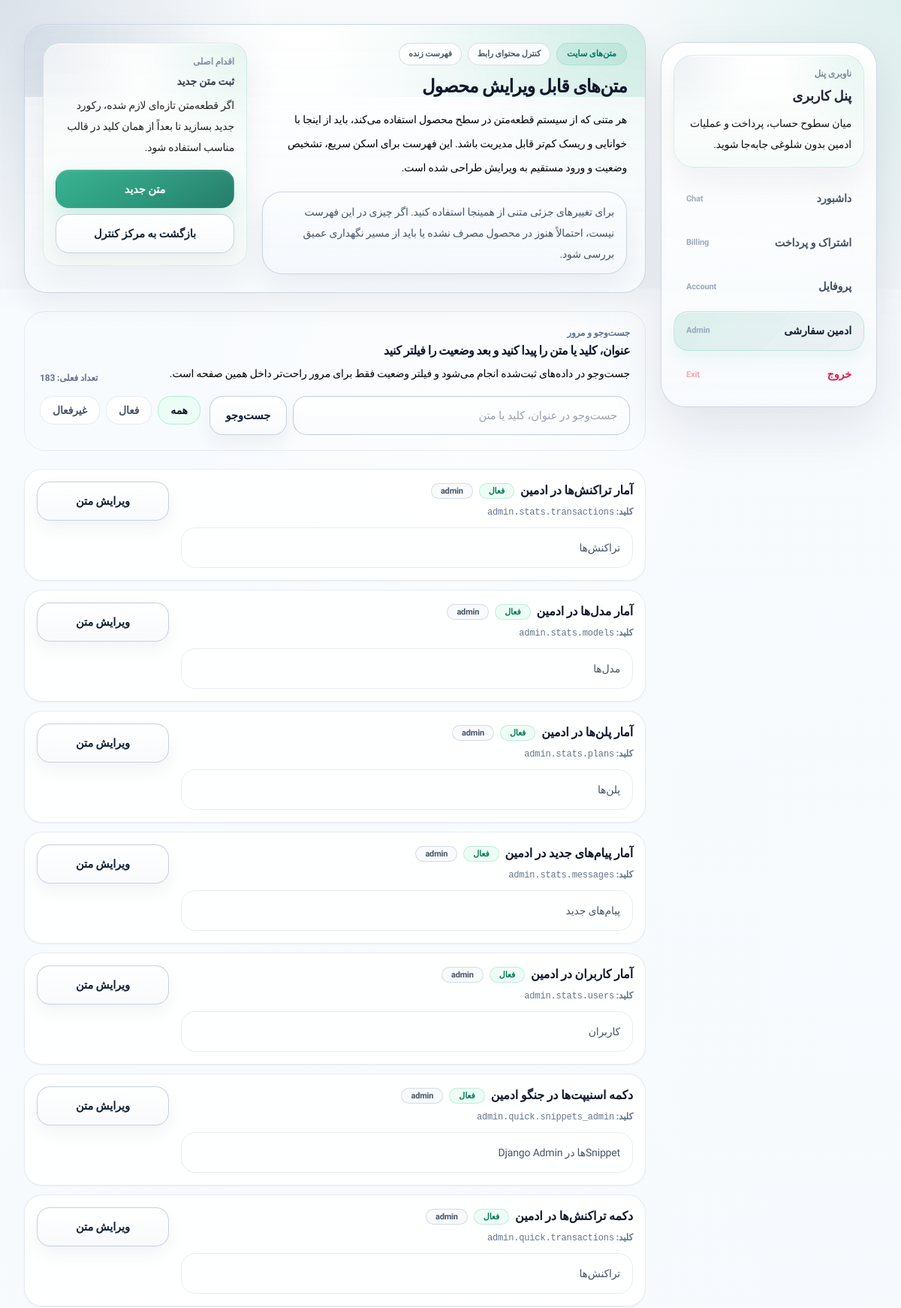
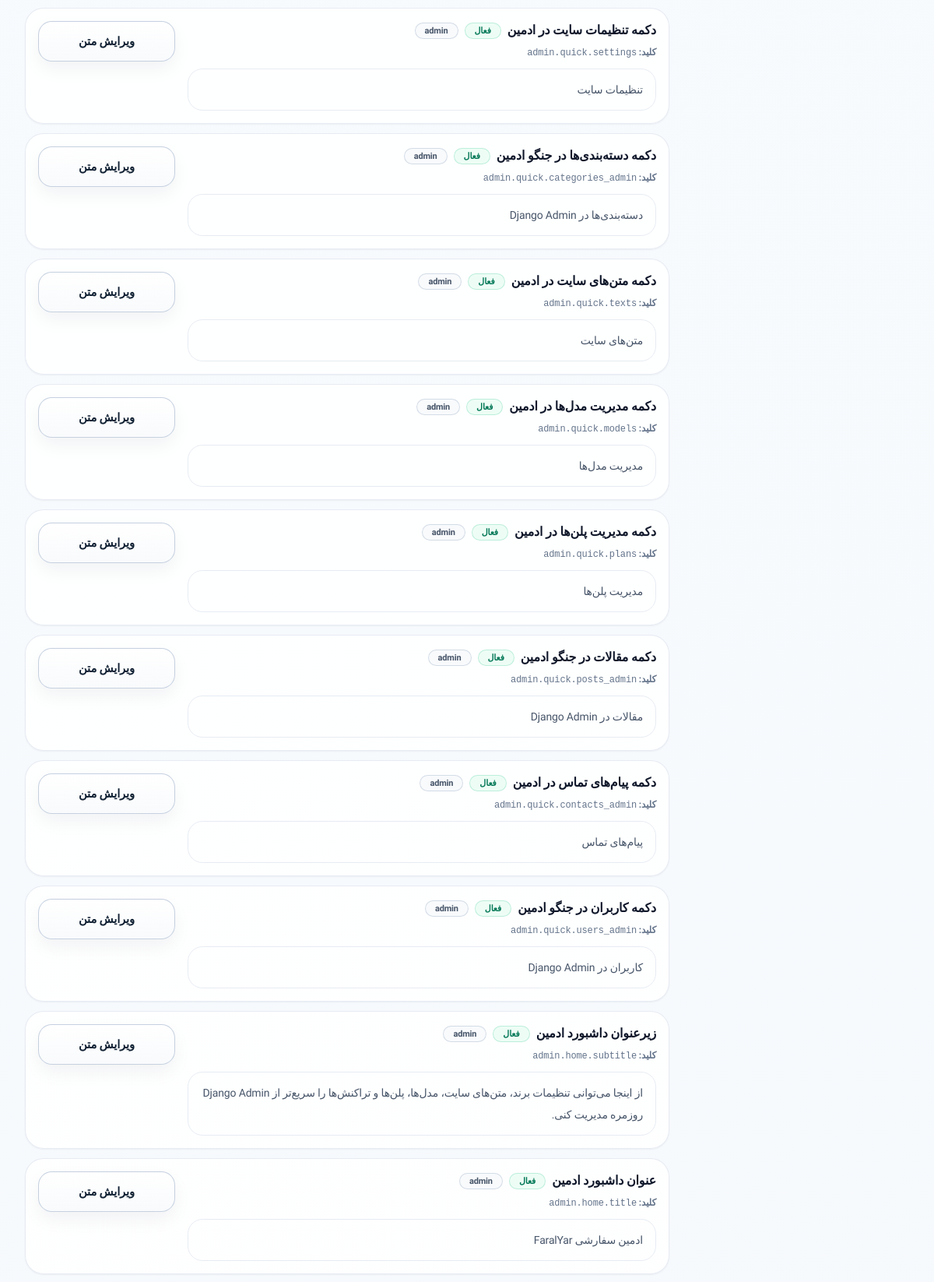
/dashboard/admin-panel/texts/ (signed in, upper part), run on the app's committed database (2 pictures, top to bottom).
### core/models.py (models this page shows, shortened)
class TimeStampedModel(models.Model):
    created_at = models.DateTimeField(auto_now_add=True)
    updated_at = models.DateTimeField(auto_now=True)
    class Meta:
        abstract = True

class TextSnippet(TimeStampedModel):
    group = models.CharField(max_length=80, default="general")
    key = models.SlugField(max_length=160, unique=True)
    title = models.CharField(max_length=160)
    text = models.TextField()
    help_text = models.CharField(max_length=255, blank=True)
    is_active = models.BooleanField(default=True)
    class Meta:
        ordering = ["group", "title"]
        verbose_name = "متن سایت"
        verbose_name_plural = "متن‌های سایت"

### dashboard/views.py (the view)
# urls.py: path("admin-panel/texts/", views.text_list, name="admin_texts"),
@staff_member_required
def text_list(request):
    snippets = TextSnippet.objects.all()
    query = request.GET.get("q", "").strip()
    if query:
        snippets = snippets.filter(Q(title__icontains=query) | Q(key__icontains=query) | Q(text__icontains=query))
    return render(request, "dashboard/text_list.html", {"snippets": snippets, "query": query})

### accounts/models.py (called while the page is built)
    def get_session_auth_hash(self):
        key_salt = "accounts.models.User.get_session_auth_hash"
        value = f"{self.password}{self.auth_session_version}"
        return salted_hmac(key_salt, value).hexdigest()

### core/models.py (called while the page is built)
    @classmethod
    def get_solo(cls):
        setting, _ = cls.objects.get_or_create(pk=1)
        return setting

### core/templatetags/site_text.py (called while the page is built)
@register.simple_tag
def site_text(key, default_text="", title="", group="general", help_text=""):
    snippet, _ = TextSnippet.objects.get_or_create(
        key=key,
        defaults={
            "group": group,
            "title": title or key,
            "text": default_text,
            "help_text": help_text,
        },
    )
    if not snippet.text and default_text:
        snippet.text = default_text
        snippet.save(update_fields=["text", "updated_at"])
    return snippet.text if snippet.is_active else default_text

### faralyar_project/context_processors.py (called while the page is built)
def site_context(request):
    return {
        "site_settings": SiteSetting.get_solo(),
        "theme_choice": request.session.get("theme", "system"),
    }

### templates/dashboard/text_list.html (shortened to what this page needs)
{% extends 'dashboard/base_dashboard.html' %}
{% block dashboard_content %}
  <div class="space-y-6" x-data="{ activeFilter: 'all' }">
    {% include 'dashboard/_admin_page_header.html' with admin_badge='متن‌های سایت' admin_context_label='کنترل محتوای رابط' admin_meta_label='فهرست زنده' admin_title='متن‌های قابل ویرایش محصول' admin_intro='هر متنی که از سیستم قطعه‌متن در سطح محصول استفاده می‌کند، باید از اینجا با خوانایی و ریسک کم‌تر قابل مدیریت باشد. این فهرست برای اسکن سریع، تشخیص وضعیت و ورود مستقیم به ویرایش طراحی شده است.' admin_hint='برای تغییرهای جزئی متنی از همینجا استفاده کنید. اگر چیزی در این فهرست نیست، احتمالاً هنوز در محصول مصرف نشده یا باید از مسیر نگهداری عمیق بررسی شود.' admin_side_eyebrow='اقدام اصلی' admin_side_title='ثبت متن جدید' admin_side_body='اگر قطعه‌متن تازه‌ای لازم شده، رکورد جدید بسازید تا بعداً از همان کلید در قالب مناسب استفاده شود.' admin_primary_url='/dashboard/admin-panel/texts/new/' admin_primary_label='متن جدید' admin_secondary_url='/dashboard/admin-panel/' admin_secondary_label='بازگشت به مرکز کنترل' %}
    <section class="rounded-[1.75rem] border border-slate-200/80 bg-slate-50/72 p-4 dark:border-slate-700/70 dark:bg-slate-900/45 sm:p-5">
      <div class="flex flex-col gap-3 lg:flex-row lg:items-end lg:justify-between">
        <div class="min-w-0">
          <div class="text-xs font-bold text-slate-500 dark:text-slate-400">جست‌وجو و مرور</div>
          <h2 class="mt-1 text-base font-black text-slate-900 dark:text-white">عنوان، کلید یا متن را پیدا کنید و بعد وضعیت را فیلتر کنید</h2>
          <p class="mt-1 text-sm leading-7 text-slate-500 dark:text-slate-400">جست‌وجو در داده‌های ثبت‌شده انجام می‌شود و فیلتر وضعیت فقط برای مرور راحت‌تر داخل همین صفحه است.</p>
        </div>
        <div class="text-xs font-bold text-slate-500 dark:text-slate-400">تعداد فعلی: {{ snippets|length }}</div>
      </div>
      <div class="mt-4 grid gap-3 lg:grid-cols-[minmax(0,1fr)_auto] lg:items-start">
        <form class="min-w-0">
          <div class="flex flex-col gap-2 sm:flex-row">
            <input type="search" name="q" value="{{ query }}" class="input" placeholder="جست‌وجو در عنوان، کلید یا متن">
            <button type="submit" class="btn-secondary w-full sm:w-auto">جست‌وجو</button>
          </div>
        </form>
        <div class="horizontal-scroll -mx-1 flex gap-2 overflow-x-auto px-1 pb-1">
          <button type="button" class="shrink-0 rounded-[1.1rem] border px-4 py-2 text-sm font-bold transition" :class="activeFilter === 'all' ? 'border-emerald-200 bg-emerald-50 text-slate-900 dark:border-emerald-500/25 dark:bg-emerald-500/10 dark:text-white' : 'border-slate-200/80 bg-white/90 text-slate-600 dark:border-slate-700/70 dark:bg-slate-900/70 dark:text-slate-300'" @click="activeFilter = 'all'">همه</button>
          <button type="button" class="shrink-0 rounded-[1.1rem] border px-4 py-2 text-sm font-bold transition" :class="activeFilter === 'active' ? 'border-emerald-200 bg-emerald-50 text-slate-900 dark:border-emerald-500/25 dark:bg-emerald-500/10 dark:text-white' : 'border-slate-200/80 bg-white/90 text-slate-600 dark:border-slate-700/70 dark:bg-slate-900/70 dark:text-slate-300'" @click="activeFilter = 'active'">فعال</button>
          <button type="button" class="shrink-0 rounded-[1.1rem] border px-4 py-2 text-sm font-bold transition" :class="activeFilter === 'inactive' ? 'border-rose-200 bg-rose-50 text-slate-900 dark:border-rose-500/25 dark:bg-rose-500/10 dark:text-white' : 'border-slate-200/80 bg-white/90 text-slate-600 dark:border-slate-700/70 dark:bg-slate-900/70 dark:text-slate-300'" @click="activeFilter = 'inactive'">غیرفعال</button>
        </div>
      </div>
    </section>
    <section class="grid gap-3">
      {% for snippet in snippets %}
        <article class="rounded-[1.5rem] border border-slate-200/80 bg-white/85 p-4 shadow-sm shadow-slate-900/5 dark:border-slate-700/70 dark:bg-slate-900/55" x-show="activeFilter === 'all' || (activeFilter === 'active' && {{ snippet.is_active|yesno:'true,false' }}) || (activeFilter === 'inactive' && {{ snippet.is_active|yesno:'false,true' }})" x-cloak>
          <div class="flex flex-col gap-4 lg:flex-row lg:items-start lg:justify-between">
            <div class="min-w-0 flex-1">
              <div class="flex flex-wrap items-center gap-2">
                <div class="text-base font-black text-slate-900 dark:text-white">{{ snippet.title }}</div>
                {% if snippet.is_active %}
                  {% include 'dashboard/_admin_status_badge.html' with tone='success' label='فعال' %}
                {% else %}
                  {% include 'dashboard/_admin_status_badge.html' with tone='danger' label='غیرفعال' %}
                {% endif %}
                {% include 'dashboard/_admin_status_badge.html' with tone='neutral' label=snippet.group %}
              </div>
              <div class="mt-2 text-xs font-bold text-slate-500 dark:text-slate-400">کلید: <span class="break-all font-mono font-normal">{{ snippet.key }}</span></div>
              <div class="mt-3 rounded-[1.2rem] border border-slate-200/80 bg-slate-50/82 px-4 py-3 text-sm leading-7 text-slate-600 dark:border-slate-700/70 dark:bg-slate-950/35 dark:text-slate-300">
                {{ snippet.text }}
              </div>
            </div>
            <div class="w-full lg:w-auto lg:min-w-[11rem]">
              <a href="{% url 'dashboard:admin_text_edit' snippet.id %}" class="btn-secondary w-full">ویرایش متن</a>
            </div>
          </div>
        </article>
      {% endfor %}
    </section>
  </div>
{% endblock %}

### templates/dashboard/base_dashboard.html (shortened to what this page needs)
{% extends 'base.html' %}
{% load site_text %}
{% block content %}
  {% with url_name=request.resolver_match.url_name|default:'' %}
    <section class="section-shell pt-6 sm:pt-8">
      <div class="dashboard-shell-grid">
        <aside class="hidden lg:block">
          <div class="dashboard-sidebar">
            <div class="surface-tint px-4 py-4">
              <div class="text-xs font-black text-slate-500 dark:text-slate-400">ناوبری پنل</div>
              <div class="mt-2 text-lg font-black text-slate-950 dark:text-white">{% site_text 'dashboard.title' 'پنل کاربری' title='عنوان پنل کاربری' group='dashboard' %}</div>
              <p class="mt-2 text-sm leading-7 text-slate-600 dark:text-slate-300">میان سطوح حساب، پرداخت و عملیات ادمین بدون شلوغی جابه‌جا شوید.</p>
            </div>
            <nav class="space-y-1.5">
              <a href="{% url 'ai_platform:chat' %}" class="admin-nav-link {% if request.resolver_match.namespace == 'ai_platform' %}active{% endif %}">{% site_text 'dashboard.nav.home' 'اپ FaralYar' title='داشبورد در ناوبری پنل' group='dashboard' %}<span class="text-[11px] text-slate-400">Chat</span></a>
              <a href="{% url 'ai_platform:billing' %}" class="admin-nav-link ">{% site_text 'dashboard.nav.billing' 'اشتراک و پرداخت' title='اشتراک و پرداخت در ناوبری پنل' group='dashboard' %}<span class="text-[11px] text-slate-400">Billing</span></a>
              <a href="{% url 'dashboard:profile' %}" class="admin-nav-link {% if url_name == 'profile' %}active{% endif %}">{% site_text 'dashboard.nav.profile' 'پروفایل' title='پروفایل در ناوبری پنل' group='dashboard' %}<span class="text-[11px] text-slate-400">Account</span></a>
              {% if request.user.is_staff %}
                <a href="{% url 'dashboard:admin_home' %}" class="admin-nav-link {% if url_name == 'admin_home' or url_name == 'admin_settings' or url_name == 'admin_models' or url_name == 'admin_model_create' or url_name == 'admin_model_edit' or url_name == 'admin_plans' or url_name == 'admin_plan_create' or url_name == 'admin_plan_edit' or url_name == 'admin_texts' or url_name == 'admin_text_create' or url_name == 'admin_text_edit' or url_name == 'admin_transactions' %}active{% endif %}">{% site_text 'dashboard.nav.admin' 'ادمین سفارشی' title='ادمین سفارشی در ناوبری پنل' group='dashboard' %}<span class="text-[11px] text-slate-400">Admin</span></a>
              {% endif %}
              <a href="{% url 'accounts:logout' %}" class="admin-nav-link !text-rose-600 dark:!text-rose-300">{% site_text 'dashboard.nav.logout' 'خروج' title='خروج در ناوبری پنل' group='dashboard' %}<span class="text-[11px] text-rose-300 dark:text-rose-500">Exit</span></a>
            </nav>
          </div>
        </aside>
        <div class="min-w-0">
          {% block dashboard_content %}{% endblock %}
        </div>
      </div>
    </section>
  {% endwith %}
{% endblock %}

### templates/dashboard/_admin_page_header.html (shortened to what this page needs)
<section class="page-hero-card relative overflow-hidden p-4 sm:p-5 lg:p-6">
  <div class="absolute inset-x-0 top-0 h-24 bg-[radial-gradient(circle_at_top_right,rgba(40,171,136,0.16),transparent_52%),radial-gradient(circle_at_top_left,rgba(1,51,102,0.12),transparent_42%)]"></div>
  <div class="relative flex flex-col gap-5 lg:flex-row lg:items-start lg:justify-between">
    <div class="min-w-0 max-w-3xl">
      <div class="flex flex-wrap gap-2">
        {% if admin_badge %}
          <span class="badge">{{ admin_badge }}</span>
        {% endif %}
        {% if admin_context_label %}
          <span class="meta-chip px-3 py-1 text-[11px]">{{ admin_context_label }}</span>
        {% endif %}
        {% if admin_meta_label %}
          <span class="soft-chip px-3 py-1 text-[11px]">{{ admin_meta_label }}</span>
        {% endif %}
      </div>
      <h1 class="mt-3 text-xl font-black text-slate-900 dark:text-white sm:text-2xl">{{ admin_title }}</h1>
      {% if admin_intro %}
        <p class="mt-3 text-sm leading-8 text-slate-600 dark:text-slate-300">{{ admin_intro }}</p>
      {% endif %}
      {% if admin_hint %}
        <div class="info-panel mt-4 px-4 py-3 text-sm leading-7 text-slate-600 dark:text-slate-300">
          {{ admin_hint }}
        </div>
      {% endif %}
    </div>
    {% if admin_side_title or admin_side_body or admin_primary_url or admin_secondary_url %}
      <div class="w-full lg:w-auto lg:min-w-[17rem]">
        <div class="surface-tint rounded-[1.4rem] p-4">
          {% if admin_side_eyebrow %}
            <div class="text-xs font-bold text-slate-500 dark:text-slate-400">{{ admin_side_eyebrow }}</div>
          {% endif %}
          {% if admin_side_title %}
            <div class="mt-2 text-sm font-black text-slate-900 dark:text-white">{{ admin_side_title }}</div>
          {% endif %}
          {% if admin_side_body %}
            <p class="mt-2 text-sm leading-7 text-slate-600 dark:text-slate-300">{{ admin_side_body }}</p>
          {% endif %}
          {% if admin_primary_url or admin_secondary_url %}
            <div class="mt-4 flex flex-col gap-2">
              {% if admin_primary_url %}
                <a href="{{ admin_primary_url }}" class="btn-primary w-full">{{ admin_primary_label }}</a>
              {% endif %}
              {% if admin_secondary_url %}
                <a href="{{ admin_secondary_url }}" class="btn-secondary w-full">{{ admin_secondary_label }}</a>
              {% endif %}
            </div>
          {% endif %}
        </div>
      </div>
    {% endif %}
  </div>
</section>

### templates/dashboard/_admin_status_badge.html
{% if tone == 'success' %}
  <span class="status-pill px-3 py-1 text-[11px]" data-tone="success">{{ label }}</span>
{% elif tone == 'warning' %}
  <span class="status-pill px-3 py-1 text-[11px]" data-tone="warning">{{ label }}</span>
{% elif tone == 'danger' %}
  <span class="status-pill px-3 py-1 text-[11px]" data-tone="danger">{{ label }}</span>
{% elif tone == 'info' %}
  <span class="status-pill px-3 py-1 text-[11px]" data-tone="info">{{ label }}</span>
{% else %}
  <span class="status-pill px-3 py-1 text-[11px]">{{ label }}</span>
{% endif %}

### data on the page
TextSnippet: text+is_active "پنل کاربری"
TextSnippet: text+is_active "داشبورد"
TextSnippet: text+is_active "اشتراک و پرداخت"
TextSnippet: text+is_active "پروفایل"
TextSnippet: text+is_active "ادمین سفارشی"
TextSnippet: text+is_active "خروج"
TextSnippet: text "متن‌های سایت", title "دکمه متن‌های سایت در ادمین", label "فعال", group "admin", key "admin.quick.texts"
TextSnippet: title "آمار تراکنش‌ها در ادمین", label "فعال", group "admin", key "admin.stats.transactions", text "تراکنش‌ها"
TextSnippet: title "آمار مدل‌ها در ادمین", label "فعال", group "admin", key "admin.stats.models", text "مدل‌ها"
TextSnippet: title "آمار پلن‌ها در ادمین", label "فعال", group "admin", key "admin.stats.plans", text "پلن‌ها"
TextSnippet: title "آمار پیام‌های جدید در ادمین", label "فعال", group "admin", key "admin.stats.messages", text "پیام‌های جدید"
TextSnippet: title "آمار کاربران در ادمین", label "فعال", group "admin", key "admin.stats.users", text "کاربران"
TextSnippet: title "دکمه اسنیپت‌ها در جنگو ادمین", label "فعال", group "admin", key "admin.quick.snippets_admin", text "Snippetها در Django Admin"
TextSnippet: title "دکمه تراکنش‌ها در ادمین", label "فعال", group "admin", key "admin.quick.transactions", text "تراکنش‌ها"
TextSnippet: title "دکمه تنظیمات سایت در ادمین", label "فعال", group "admin", key "admin.quick.settings", text "تنظیمات سایت"
TextSnippet: title "دکمه دسته‌بندی‌ها در جنگو ادمین", label "فعال", group "admin", key "admin.quick.categories_admin", text "دسته‌بندی‌ها در Django Admin"
TextSnippet: title "دکمه مدیریت مدل‌ها در ادمین", label "فعال", group "admin", key "admin.quick.models", text "مدیریت مدل‌ها"
TextSnippet: title "دکمه مدیریت پلن‌ها در ادمین", label "فعال", group "admin", key "admin.quick.plans", text "مدیریت پلن‌ها"
TextSnippet: title "دکمه مقالات در جنگو ادمین", label "فعال", group "admin", key "admin.quick.posts_admin", text "مقالات در Django Admin"
TextSnippet: title "دکمه پیام‌های تماس در ادمین", label "فعال", group "admin", key "admin.quick.contacts_admin", text "پیام‌های تماس"
TextSnippet: title "دکمه کاربران در جنگو ادمین", label "فعال", group "admin", key "admin.quick.users_admin", text "کاربران در Django Admin"
TextSnippet: title "زیرعنوان داشبورد ادمین", label "فعال", group "admin", key "admin.home.subtitle", text "از اینجا می‌توانی تنظیمات برند، متن‌های سایت، مدل‌ها، پلن‌ها و تراکنش‌ها را سریع‌تر از Django Admin روزمره مدیریت کنی."
TextSnippet: title "عنوان داشبورد ادمین", label "فعال", group "admin", key "admin.home.title", text "ادمین سفارشی FaralYar"

### other printed values
{{ admin_context_label }} "کنترل محتوای رابط"
{{ admin_meta_label }} "فهرست زنده"
{{ admin_title }} "متن‌های قابل ویرایش محصول"
{{ admin_intro }} "هر متنی که از سیستم قطعه‌متن در سطح محصول استفاده می‌کند، باید از اینجا با خوانایی و ریسک کم‌تر قابل مدیریت باشد. این فهرست برای اسکن سریع، تشخیص وضعیت و ورود مستقیم به ویرایش طراحی شده است."
{{ admin_hint }} "برای تغییرهای جزئی متنی از همینجا استفاده کنید. اگر چیزی در این فهرست نیست، احتمالاً هنوز در محصول مصرف نشده یا باید از مسیر نگهداری عمیق بررسی شود."
{{ admin_side_eyebrow }} "اقدام اصلی"
{{ admin_side_title }} "ثبت متن جدید"
{{ admin_side_body }} "اگر قطعه‌متن تازه‌ای لازم شده، رکورد جدید بسازید تا بعداً از همان کلید در قالب مناسب استفاده شود."
{{ admin_primary_label }} "متن جدید"
{{ admin_secondary_label }} "بازگشت به مرکز کنترل"
{{ snippets|length }} "183"
